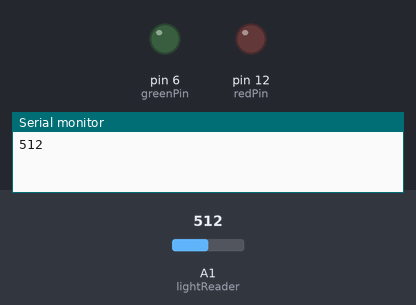
A sketch run on a simulated Arduino Uno, built with avr-gcc and run on an emulated ATmega328P. Shown: output pins drawn as LEDs (lit = HIGH), the last lines printed to the serial monitor. The test bench sets the inputs (shaded band); at power-on: A1 (lightReader) = 512.

Above: at 0.1 s.
At 1.1 s:
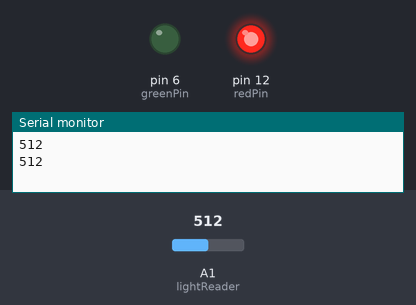
Timing chart, 0 to 2.6 s (numbered marks = the images above):
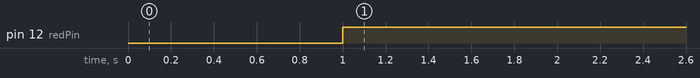

The sketch:

photoresistor_dectector.ino
```cpp
//PhotoResistor PhotoDectector
int lightReader=A1;
int lightVal;
int redPin=12;
int greenPin=6;
int timeDelay=1000;
void setup() {
  // put your setup code here, to run once:
  pinMode(lightReader,INPUT);
  Serial.begin(9600);
  pinMode(redPin,OUTPUT);
  pinMode(greenPin,OUTPUT);
}

void loop() {
  // put your main code here, to run repeatedly:
  lightVal=analogRead(lightReader);
  Serial.println(lightVal);
  delay(timeDelay);
  if (lightVal>=700){
    digitalWrite(greenPin,HIGH);
    digitalWrite(redPin,LOW);
    }
  if (200<=lightVal<700){
    digitalWrite(redPin,HIGH);
    digitalWrite(greenPin,LOW);
    }
}
```

Measured:
- by itself, pin 12 (redPin): LOW → HIGH at 1.0 s
